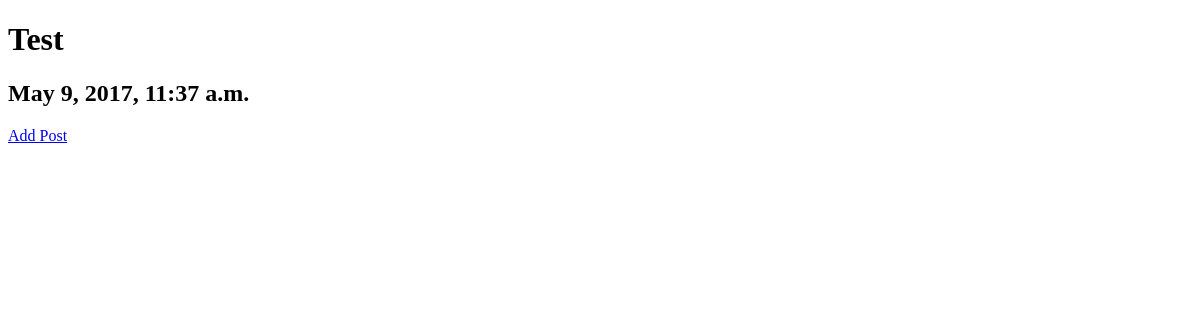
Before: / with the older database file.
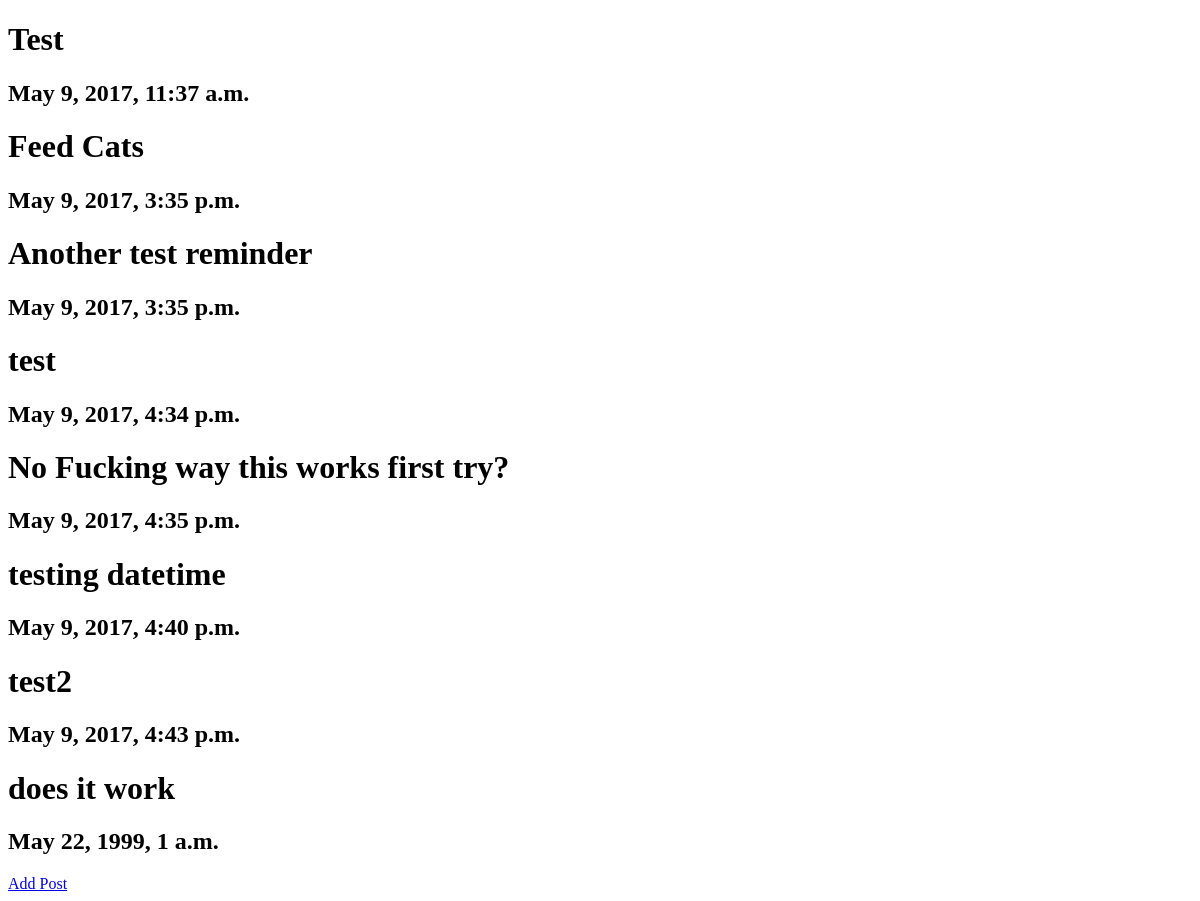
After: the same page with the newer database file.
### reminder_list/models.py (models this page shows, shortened)
class Reminder(models.Model):
    title = models.CharField(max_length=200)
    reminder_time = models.DateTimeField('time to remind')

### reminder_list/views.py (the view)
# urls.py: url(r'^$', views.index, name='index'),
def index(request):
    reminders = Reminder.objects.all()
    return render(request, 'reminder_list/index.html', {'reminders': reminders})

### reminder_list/templates/reminder_list/index.html (shortened to what this page needs)
<!DOCTYPE html>
<html lang="en">
<head>
</head>
<body>
    {% for x in reminders %}
        <h1>{{ x.title }}</h1>
        <h2>{{ x.reminder_time }}</h2>
    {% endfor %}
    <a href="add">Add Post</a>
</body>
</html>

Changed rows visible on the page:
added Reminder: title "Feed Cats", reminder_time "May 9, 2017, 3:35 p.m."
added Reminder: title "Another test reminder", reminder_time "May 9, 2017, 3:35 p.m."
added Reminder: title "test", reminder_time "May 9, 2017, 4:34 p.m."
added Reminder: title "No Fucking way this works first try?", reminder_time "May 9, 2017, 4:35 p.m."
added Reminder: title "testing datetime", reminder_time "May 9, 2017, 4:40 p.m."
added Reminder: title "test2", reminder_time "May 9, 2017, 4:43 p.m."
added Reminder: title "does it work", reminder_time "May 22, 1999, 1 a.m."
